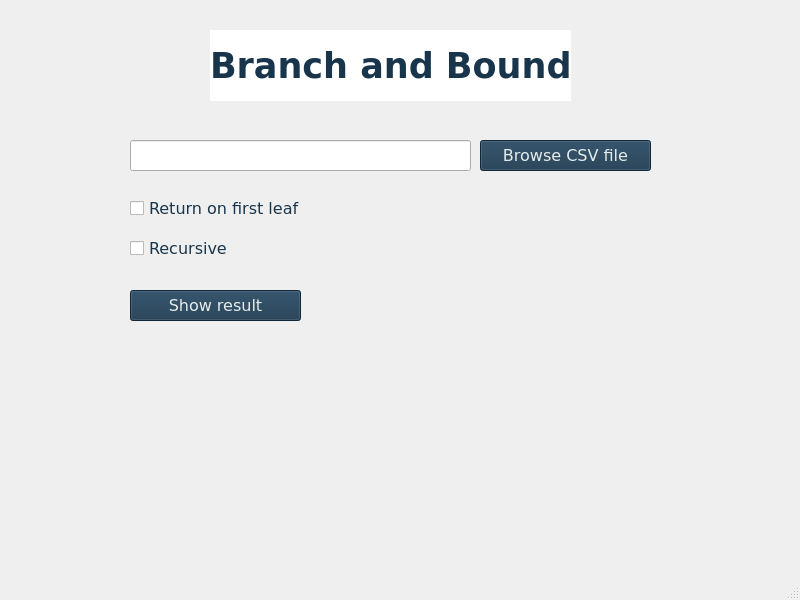
<?xml version="1.0" encoding="UTF-8"?>
<ui version="4.0">
 <class>bbScreen</class>
 <widget class="QMainWindow" name="bbScreen">
  <property name="geometry">
   <rect>
    <x>0</x>
    <y>0</y>
    <width>800</width>
    <height>600</height>
   </rect>
  </property>
  <property name="windowTitle">
   <string>MainWindow</string>
  </property>
  <widget class="QWidget" name="centralwidget">
   <widget class="QLineEdit" name="filename">
    <property name="geometry">
     <rect>
      <x>130</x>
      <y>140</y>
      <width>341</width>
      <height>31</height>
     </rect>
    </property>
   </widget>
   <widget class="QPushButton" name="browseCsvButton">
    <property name="geometry">
     <rect>
      <x>480</x>
      <y>140</y>
      <width>171</width>
      <height>31</height>
     </rect>
    </property>
    <property name="font">
     <font>
      <family>Verdana</family>
      <pointsize>12</pointsize>
     </font>
    </property>
    <property name="styleSheet">
     <string notr="true">background-color: rgb(24, 53, 76);
color: rgb(230, 236, 235);</string>
    </property>
    <property name="text">
     <string>Browse CSV file</string>
    </property>
   </widget>
   <widget class="QCheckBox" name="checkBox">
    <property name="geometry">
     <rect>
      <x>130</x>
      <y>200</y>
      <width>241</width>
      <height>17</height>
     </rect>
    </property>
    <property name="font">
     <font>
      <family>Verdana</family>
      <pointsize>12</pointsize>
     </font>
    </property>
    <property name="styleSheet">
     <string notr="true">color: rgb(24, 53, 75);</string>
    </property>
    <property name="text">
     <string>Return on first leaf</string>
    </property>
   </widget>
   <widget class="QPushButton" name="submitButton">
    <property name="geometry">
     <rect>
      <x>130</x>
      <y>290</y>
      <width>171</width>
      <height>31</height>
     </rect>
    </property>
    <property name="font">
     <font>
      <family>Verdana</family>
      <pointsize>12</pointsize>
     </font>
    </property>
    <property name="styleSheet">
     <string notr="true">background-color: rgb(24, 53, 76);
color: rgb(230, 236, 235);</string>
    </property>
    <property name="text">
     <string>Show result</string>
    </property>
   </widget>
   <widget class="QCheckBox" name="checkBox_2">
    <property name="geometry">
     <rect>
      <x>130</x>
      <y>240</y>
      <width>241</width>
      <height>17</height>
     </rect>
    </property>
    <property name="font">
     <font>
      <family>Verdana</family>
      <pointsize>12</pointsize>
     </font>
    </property>
    <property name="styleSheet">
     <string notr="true">color: rgb(24, 53, 75);</string>
    </property>
    <property name="text">
     <string>Recursive</string>
    </property>
   </widget>
   <widget class="QLabel" name="screenTitle">
    <property name="geometry">
     <rect>
      <x>210</x>
      <y>30</y>
      <width>361</width>
      <height>71</height>
     </rect>
    </property>
    <property name="font">
     <font>
      <family>Verdana</family>
      <pointsize>26</pointsize>
      <weight>75</weight>
      <bold>true</bold>
     </font>
    </property>
    <property name="styleSheet">
     <string notr="true">background-color: rgb(255, 255, 255);
color: rgb(24, 53, 75);</string>
    </property>
    <property name="text">
     <string>Branch and Bound</string>
    </property>
   </widget>
  </widget>
  <widget class="QMenuBar" name="menubar">
   <property name="geometry">
    <rect>
     <x>0</x>
     <y>0</y>
     <width>800</width>
     <height>21</height>
    </rect>
   </property>
  </widget>
  <widget class="QStatusBar" name="statusbar"/>
 </widget>
 <resources/>
 <connections/>
</ui>
